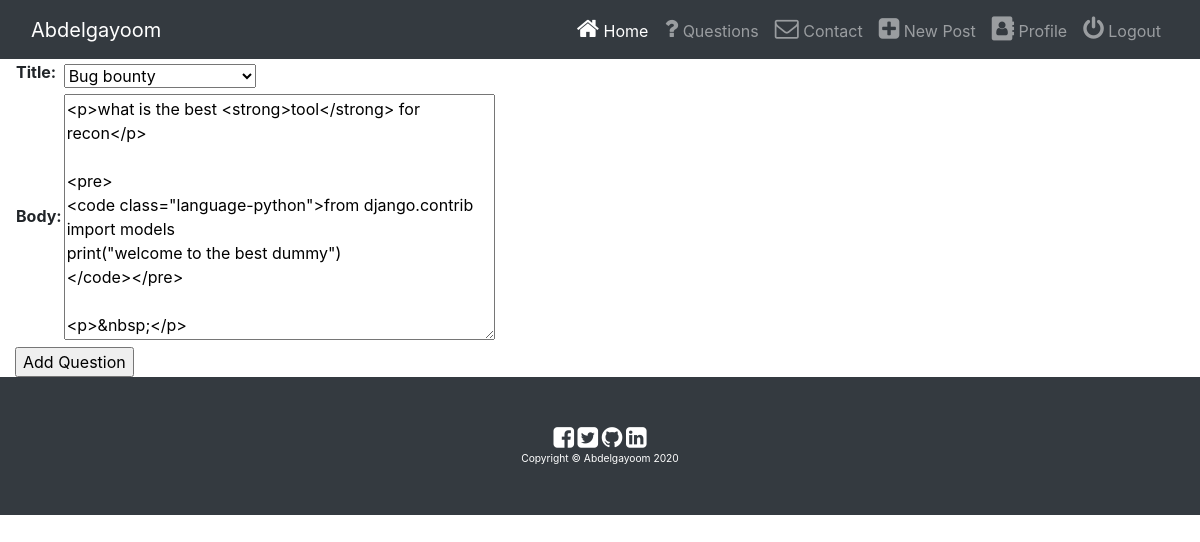
The app's page /questions/4/update (signed in) with its own data.
### questions/models.py (models this page shows, shortened)
class Questions(models.Model):
    TAG_CHOICE = (
        ('Programming', 'Programming'),
        ('Web development', 'Web development'),
        ('Hacking', 'Hacking'),
        ('Electrical Engineering', 'Electrical Engineering'),
        ('Electronic Engineering', 'Electronic Engineering'),
        ('Android Development', 'Android Development'),
        ('Machine Learning', 'Machine Learning'),
        ('Bug bounty', 'Bug bounty'),
        ('others', 'others')
    )
    author = models.ForeignKey(User, on_delete=models.CASCADE)
    title = models.CharField(max_length=100, choices=TAG_CHOICE)
    body = RichTextField()
    date_asked = models.DateTimeField(auto_now_add=True, editable=False)

### questions/views.py (the view, shortened to what this page needs)
# urls.py: path('<int:pk>/update', views.QuestionUpdateView.as_view(), name='update'),
class QuestionUpdateView(LoginRequiredMixin, UserPassesTestMixin, UpdateView):
    model = Questions
    fields = ['title', 'body']
    def test_func(self):
        question = self.get_object()
        if self.request.user == question.author:
            return True
        return False

### questions/templates/questions/questions_form.html (shortened to what this page needs)
{% extends 'blog/base.html' %}
{% block body %}
<form method="post">
 <table>
 {{ form.as_table }}
  </table>
<input type="submit" value="Add Question">
</form>
{% endblock %}

### blog/static/blog/css/style.css (style rules this page uses)
html,body { height: 100%; width: 100%; margin: 0; background-color: transparent; }
:root { --input-padding-x: 1.5rem; --input-padding-y: .75rem; }

### records on screen
Questions: title "Bug bounty", body "<p>what is the best <strong>tool</strong> for recon</p> <pre> <code class=\"language-python\">from django.contrib import models print(\"welcome to the best dummy\") </code></pre> <p>&nbsp;</p>"
